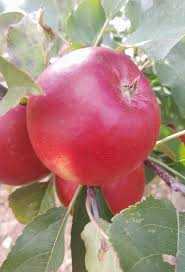
#> input picture apples_tomatoes/test/apples/img_p1_111.jpeg, 185 x 272 px
$ python -i features.py   (imports and definitions only)   (older library calls are emulated)
#> lines starting #> are read from the running program, lines starting #| are printed output that depends on the picture; after the words box and inside, x2 and y2 are one past the last pixel; in counts of white or black regions, pixels touching at a corner belong together
"""Feature extraction utilities for apples vs tomatoes classification."""

from __future__ import annotations

from hashlib import sha1
from pathlib import Path
from typing import Iterable

import cv2
import numpy as np
import pandas as pd
from skimage.feature import graycomatrix, graycoprops
from tqdm import tqdm


CLASS_TO_LABEL = {"apples": 0, "tomatoes": 1}
LABEL_TO_CLASS = {value: key for key, value in CLASS_TO_LABEL.items()}

GLCM_DISTANCES = (1, 2)
GLCM_ANGLES = (0.0, np.pi / 4.0, np.pi / 2.0, 3.0 * np.pi / 4.0)
GLCM_LEVELS = 32


# [31 lines left out: functions _extract_source_prefix, load_dataset, load_train_test, not called in this run]


def _build_shape_mask(image_bgr: np.ndarray) -> np.ndarray:
    """Create binary mask of fruit-like regions for shape descriptors."""
    hsv = cv2.cvtColor(image_bgr, cv2.COLOR_BGR2HSV)

    non_white = ~((hsv[:, :, 1] < 40) & (hsv[:, :, 2] > 180))

    red_1 = cv2.inRange(hsv, (0, 30, 30), (18, 255, 255))
    red_2 = cv2.inRange(hsv, (160, 30, 30), (180, 255, 255))
    green = cv2.inRange(hsv, (20, 20, 20), (95, 255, 255))
    yellow = cv2.inRange(hsv, (8, 20, 20), (45, 255, 255))

    color_mask = (red_1 | red_2 | green | yellow) > 0
    mask = np.where(non_white | color_mask, 255, 0).astype(np.uint8)

    kernel = cv2.getStructuringElement(cv2.MORPH_ELLIPSE, (5, 5))
    mask = cv2.morphologyEx(mask, cv2.MORPH_CLOSE, kernel, iterations=2)
    mask = cv2.morphologyEx(mask, cv2.MORPH_OPEN, kernel, iterations=1)

    num_labels, labels, stats, _ = cv2.connectedComponentsWithStats(mask, connectivity=8)
    if num_labels <= 1:
        return mask

    image_area = image_bgr.shape[0] * image_bgr.shape[1]
    min_area = max(16, int(image_area * 0.01))
    kept = np.zeros_like(mask)
    for label in range(1, num_labels):
        if stats[label, cv2.CC_STAT_AREA] >= min_area:
            kept[labels == label] = 255

    if cv2.countNonZero(kept) == 0:
        largest = 1 + int(np.argmax(stats[1:, cv2.CC_STAT_AREA]))
        kept[labels == largest] = 255
    return kept


def extract_glcm_features(image_bgr: np.ndarray) -> dict[str, float]:
    """Extract 12 GLCM texture features (6 properties x 2 distances)."""
    gray = cv2.cvtColor(image_bgr, cv2.COLOR_BGR2GRAY)
    gray_q = np.clip(gray // (256 // GLCM_LEVELS), 0, GLCM_LEVELS - 1).astype(np.uint8)
    glcm = graycomatrix(
        gray_q,
        distances=list(GLCM_DISTANCES),
        angles=list(GLCM_ANGLES),
        levels=GLCM_LEVELS,
        symmetric=True,
        normed=True,
    )

    feature_values: dict[str, float] = {}
    props = ("contrast", "dissimilarity", "homogeneity", "energy", "correlation", "ASM")
    for prop in props:
        values = graycoprops(glcm, prop)
        for idx, distance in enumerate(GLCM_DISTANCES):
            feature_values[f"glcm_{prop}_d{distance}"] = float(np.mean(values[idx, :]))
    return feature_values


def extract_shape_features(image_bgr: np.ndarray) -> dict[str, float]:
    """Extract shape descriptors based on contour from binary mask."""
    mask = _build_shape_mask(image_bgr)
    contours, _ = cv2.findContours(mask, cv2.RETR_EXTERNAL, cv2.CHAIN_APPROX_SIMPLE)

    h, w = mask.shape
    image_area = float(h * w)
    if not contours:
        return {
            "shape_area_ratio": 0.0,
            "shape_perimeter_norm": 0.0,
            "shape_compactness": 0.0,
            "shape_aspect_ratio": 1.0,
            "shape_extent": 0.0,
            "shape_solidity": 0.0,
            **{f"shape_hu_{idx}": 0.0 for idx in range(1, 8)},
        }

    contour = max(contours, key=cv2.contourArea)
    area = float(cv2.contourArea(contour))
    perimeter = float(cv2.arcLength(contour, True))
    x, y, bw, bh = cv2.boundingRect(contour)
    bbox_area = float(max(1, bw * bh))

    hull = cv2.convexHull(contour)
    hull_area = float(max(1.0, cv2.contourArea(hull)))

    compactness = float((4.0 * np.pi * area) / (perimeter * perimeter + 1e-9))
    aspect_ratio = float(bw / max(1, bh))
    extent = float(area / bbox_area)
    solidity = float(area / hull_area)

    moments = cv2.moments(contour)
    hu = cv2.HuMoments(moments).flatten()
    hu_log = -np.sign(hu) * np.log10(np.abs(hu) + 1e-12)

    features = {
        "shape_area_ratio": float(area / image_area),
        "shape_perimeter_norm": float(perimeter / (2.0 * (h + w))),
        "shape_compactness": compactness,
        "shape_aspect_ratio": aspect_ratio,
        "shape_extent": extent,
        "shape_solidity": solidity,
    }
    for idx, value in enumerate(hu_log, start=1):
        features[f"shape_hu_{idx}"] = float(value)
    return features


def extract_hsv_features(image_bgr: np.ndarray) -> dict[str, float]:
    """Extract HSV color statistics (mean and std per channel)."""
    hsv = cv2.cvtColor(image_bgr, cv2.COLOR_BGR2HSV).astype(np.float32)
    channels = ("h", "s", "v")
    features: dict[str, float] = {}
    for idx, name in enumerate(channels):
        values = hsv[:, :, idx]
        features[f"hsv_{name}_mean"] = float(np.mean(values))
        features[f"hsv_{name}_std"] = float(np.std(values))
    return features


def extract_feature_dict(image_bgr: np.ndarray) -> dict[str, float]:
    """Extract full feature dictionary for a single image."""
    features: dict[str, float] = {}
    features.update(extract_glcm_features(image_bgr))
    features.update(extract_shape_features(image_bgr))
    features.update(extract_hsv_features(image_bgr))
    return features


# [58 lines left out: functions _paths_cache_key, extract_features_matrix, not called in this run]

>>> import cv2
>>> picture = cv2.imread('../apples_tomatoes/test/apples/img_p1_111.jpeg')
#> picture is the input picture: shape (272, 185, 3); mean B, G, R 124.6, 133, 173
>>> result = extract_feature_dict(picture)
#> in extract_glcm_features, `gray_q = np.clip(gray // (256 // GLCM_LEVELS), 0, GLCM_LEVELS - 1).ast..`:
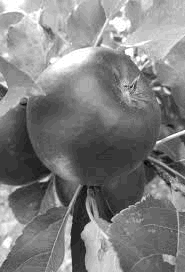
#> gray_q: shape (272, 185); min 4, max 31, mean 17.6; drawn with min black and max white
#> the loop in extract_glcm_features, `for prop in props:` made 6 passes
#> values on passes 1 to 5: [[2.3, 3.62, 1.91, 3.34], [5.59, 3.62, 4.77, 3.34]], [[0.785, 1.02, 0.729, 1], [1.3, 1.02, 1.22, 1]], [[0.714, 0.655, 0.724, 0.656], [0.604, 0.655, 0.613, 0.656]], [[0.136, 0.123, 0.137, 0.122], [0.113, 0.123, 0.114, 0.122]], [[0.964, 0.944, 0.97, 0.948], [0.913, 0.944, 0.926, 0.948]]
#> after the loop in extract_glcm_features, `for prop in props:`: feature_values = 12 items
#> in _build_shape_mask, `non_white = ~((hsv[:, :, 1] < 40) & (hsv[:, :, 2] > 180))`:
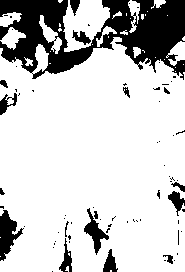
#> non_white: shape (272, 185) bool; 79.6% white; 72 black regions (55 under 20 px), largest, box (x1, y1, x2, y2) and area: (0, 0, 185, 80) 7814, (0, 210, 24, 261) 605, (84, 208, 109, 255) 385
#> in _build_shape_mask, `red_2 = cv2.inRange(hsv, (160, 30, 30), (180, 255, 255))`:
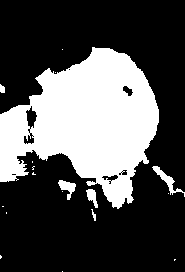
#> red_2: shape (272, 185); 31.2% white; 18 white regions (12 under 20 px), largest, box (x1, y1, x2, y2) and area: (0, 47, 159, 209) 15109, (152, 166, 185, 197) 227, (58, 180, 76, 200) 171, (86, 189, 98, 208) 122, (0, 84, 5, 93) 36, (91, 209, 96, 221) 27
#> in _build_shape_mask, `yellow = cv2.inRange(hsv, (8, 20, 20), (45, 255, 255))`:
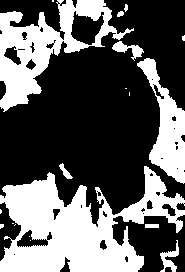
#> yellow: shape (272, 185); 37.5% white; 19 white regions (10 under 20 px), largest, box (x1, y1, x2, y2) and area: (0, 166, 185, 272) 10344, (0, 0, 134, 112) 5267, (137, 58, 185, 184) 2541
#> in _build_shape_mask, `num_labels, labels, stats, _ = cv2.connectedComponentsWithStats(mask, ..`:
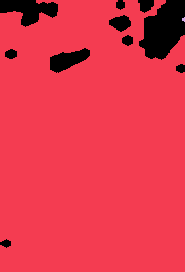
#> labels: shape (272, 185) int32; 3 distinct labels, from 0 to 2; one colour per label, 0 black
#> in _build_shape_mask, `num_labels, labels, stats, _ = cv2.connectedComponentsWithStats(mask, ..`: num_labels = 3; stats = [[0, 0, 185, 248, 4129], [0, 0, 185, 272, 46180], [182, 17, 3, 5, 11]]
#> in extract_shape_features, `contours, _ = cv2.findContours(mask, cv2.RETR_EXTERNAL, cv2.CHAIN_APPR..`: contours = 1 contour; box (x1, y1, x2, y2) and area: (0, 0, 185, 272) 46621
#> in extract_shape_features, `contour = max(contours, key=cv2.contourArea)`: contour = contour of 226 points, box (x1, y1, x2, y2) (0, 0, 185, 272), area 46621
#> in extract_shape_features, `area = float(cv2.contourArea(contour))`: area = 46621
#> in extract_shape_features, `perimeter = float(cv2.arcLength(contour, True))`: perimeter = 1158.9
#> in extract_shape_features, `x, y, bw, bh = cv2.boundingRect(contour)`: x = 0; bw = 185; bh = 272
#> in extract_shape_features, `bbox_area = float(max(1, bw * bh))`: bbox_area = 50320
#> in extract_shape_features, `hull = cv2.convexHull(contour)`: hull = [[165, 0], [184, 35], [184, 271], [0, 271], [0, 13], [36, 0]]
#> in extract_shape_features, `hull_area = float(max(1.0, cv2.contourArea(hull)))`: hull_area = 49297.5
#> in extract_shape_features, `compactness = float((4.0 * np.pi * area) / (perimeter * perimeter + 1e..`: compactness = 0.436
#> in extract_shape_features, `aspect_ratio = float(bw / max(1, bh))`: aspect_ratio = 0.68
#> in extract_shape_features, `extent = float(area / bbox_area)`: extent = 0.926
#> in extract_shape_features, `solidity = float(area / hull_area)`: solidity = 0.946
#> in extract_shape_features, `moments = cv2.moments(contour)`: moments = moments, m00 46621, centre m10/m00, m01/m00 = (90.1, 143)
#> in extract_shape_features, `hu = cv2.HuMoments(moments).flatten()`: hu = [0.177, 0.00397, 5.92e-05, 9.88e-07, 2.89e-12, 3.7e-08, 6.98e-12]
#> in extract_shape_features, `hu_log = -np.sign(hu) * np.log10(np.abs(hu) + 1e-12)`: hu_log = [0.751, 2.4, 4.23, 6.01, 11.41, 7.43, 11.1]
#> in extract_shape_features, `features = { "shape_area_ratio": float(area / image_area), "shape_peri..`: features = {'shape_area_ratio': 0.926, 'shape_perimeter_norm': 1.27, 'shape_compactness': 0.436, 'shape_aspect_ratio': 0.68, 'shape_extent': 0.926, 'shape_solidity': 0.946}
#> the loop in extract_shape_features, `for idx, value in enumerate(hu_log, start=1):` made 7 passes
#> value on passes 1 to 7: 0.751, 2.4, 4.23, 6.01, 11.41, 7.43, 11.1
#> after the loop in extract_shape_features, `for idx, value in enumerate(hu_log, start=1):`: features = 13 items
#> in extract_hsv_features, `hsv = cv2.cvtColor(image_bgr, cv2.COLOR_BGR2HSV).astype(np.float32)`:
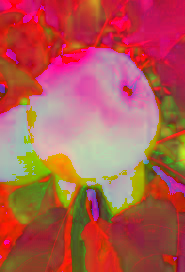
#> hsv: shape (272, 185, 3) float32; mean B, G, R 81, 88.8, 177.8
#> the loop in extract_hsv_features, `for idx, name in enumerate(channels):` made 3 passes
#> pass 3, in extract_hsv_features, `values = hsv[:, :, idx]`:
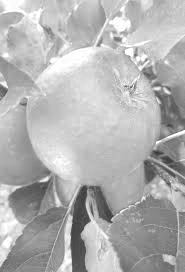
#> values: shape (272, 185) float32; min 53, max 255, mean 177.8
#> after the loop in extract_hsv_features, `for idx, name in enumerate(channels):`: features = {'hsv_h_mean': 81.01, 'hsv_h_std': 67, 'hsv_s_mean': 88.83, 'hsv_s_std': 60.23, 'hsv_v_mean': 177.8, 'hsv_v_std': 39.63}
#> result = 31 items

$ run again, on apples_tomatoes/test/apples/img_p1_139.jpeg
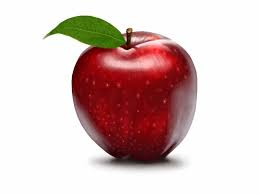
#> input picture apples_tomatoes/test/apples/img_p1_139.jpeg, 259 x 194 px
#> picture is the input picture: shape (194, 259, 3); mean B, G, R 191.4, 193.7, 216.3
#> the loop in extract_glcm_features, `for prop in props:` made 6 passes
#> values on passes 1 to 6: [[1.74, 3.05, 1.98, 3.21], [4.44, 3.05, 5.3, 3.21]], [[0.325, 0.491, 0.389, 0.504], [0.567, 0.491, 0.69, 0.504]], [[0.898, 0.862, 0.883, 0.86], [0.857, 0.862, 0.843, 0.86]], [[0.671, 0.667, 0.67, 0.667], [0.666, 0.667, 0.664, 0.667]], [[0.992, 0.986, 0.991, 0.985], [0.98, 0.986, 0.976, 0.985]], [[0.45, 0.445, 0.449, 0.445], [0.444, 0.445, 0.441, 0.445]]
#> after the loop in extract_glcm_features, `for prop in props:`: feature_values = 12 items
#> in _build_shape_mask, `non_white = ~((hsv[:, :, 1] < 40) & (hsv[:, :, 2] > 180))`:
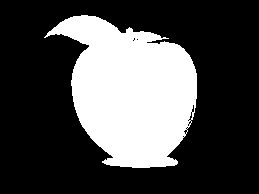
#> non_white: shape (194, 259) bool; 29.6% white; 1 white region, box (x1, y1, x2, y2) and area: (44, 15, 197, 168) 14872
#> red_1: shape (194, 259); 4.8% white; 105 white regions (86 under 20 px), largest, box (x1, y1, x2, y2) and area: (87, 27, 161, 62) 686, (103, 56, 165, 73) 550, (112, 155, 169, 165) 248
#> red_2: shape (194, 259); 20.5% white; 15 white regions (12 under 20 px), largest, box (x1, y1, x2, y2) and area: (72, 40, 197, 163) 10157, (132, 37, 143, 48) 72, (144, 32, 152, 36) 21
#> green: shape (194, 259); 3.5% white; 3 white regions (2 under 20 px), largest, box (x1, y1, x2, y2) and area: (45, 15, 127, 48) 1754
#> yellow: shape (194, 259); 3.6% white; 5 white regions (3 under 20 px), largest, box (x1, y1, x2, y2) and area: (45, 15, 135, 49) 1736, (161, 159, 172, 164) 42
#> color_mask: shape (194, 259) bool; 28.9% white; 1 white region, box (x1, y1, x2, y2) and area: (45, 15, 197, 165) 14525
#> labels: shape (194, 259) int32; values 0 (black) and 1 (white), 30.2% white; 1 white region
#> num_labels = 2; stats = [[0, 0, 259, 194, 35047], [46, 15, 151, 153, 15199]]
#> contours = 1 contour; box (x1, y1, x2, y2) and area: (46, 15, 197, 168) 14952
#> contour = contour of 243 points, box (x1, y1, x2, y2) (46, 15, 197, 168), area 14952
#> area = 14952.5
#> perimeter = 563.5
#> x = 46; y = 15; bw = 151; bh = 153
#> bbox_area = 23103
#> hull = contour of 35 points, box (x1, y1, x2, y2) (46, 15, 197, 168), area 16574
#> hull_area = 16574.5
#> compactness = 0.592
#> aspect_ratio = 0.987
#> extent = 0.647
#> solidity = 0.902
#> moments = moments, m00 14952.5, centre m10/m00, m01/m00 = (130.4, 90.53)
#> hu = [0.175, 0.00257, 0.000539, 4.56e-05, 6.81e-09, 1.6e-06, 2.2e-09]
#> hu_log = [0.757, 2.59, 3.27, 4.34, 8.17, 5.79, 8.66]
#> in extract_shape_features, `features = { "shape_area_ratio": float(area / image_area), "shape_peri..`: features = {'shape_area_ratio': 0.298, 'shape_perimeter_norm': 0.622, 'shape_compactness': 0.592, 'shape_aspect_ratio': 0.987, 'shape_extent': 0.647, 'shape_solidity': 0.902}
#> the loop in extract_shape_features, `for idx, value in enumerate(hu_log, start=1):` made 7 passes
#> value on passes 1 to 7: 0.757, 2.59, 3.27, 4.34, 8.17, 5.79, 8.66
#> after the loop in extract_shape_features, `for idx, value in enumerate(hu_log, start=1):`: features = 13 items
#> the loop in extract_hsv_features, `for idx, name in enumerate(channels):` made 3 passes
#> pass 3, in extract_hsv_features, `values = hsv[:, :, idx]`:
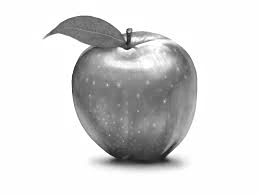
#> values: shape (194, 259) float32; min 24, max 255, mean 217.8
#> after the loop in extract_hsv_features, `for idx, name in enumerate(channels):`: features = {'hsv_h_mean': 46.54, 'hsv_h_std': 74.18, 'hsv_s_mean': 55.04, 'hsv_s_std': 93.02, 'hsv_v_mean': 217.8, 'hsv_v_std': 59.2}
#> result = 31 items

$ run again, on apples_tomatoes/test/apples/img_p1_14.jpeg
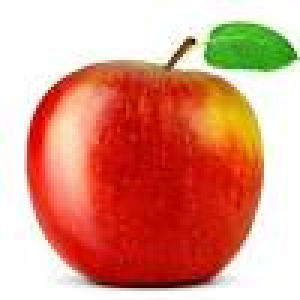
#> input picture apples_tomatoes/test/apples/img_p1_14.jpeg, 100 x 100 px (shown 3 times larger)
#> picture is the input picture: shape (100, 100, 3); mean B, G, R 132.2, 152.2, 221.5
#> the loop in extract_glcm_features, `for prop in props:` made 6 passes
#> values on passes 1 to 6: [[4.4, 9.52, 5.52, 7.71], [11.82, 9.52, 14.6, 7.71]], [[0.856, 1.24, 0.865, 1.18], [1.49, 1.24, 1.52, 1.18]], [[0.744, 0.697, 0.762, 0.692], [0.662, 0.697, 0.677, 0.692]], [[0.389, 0.375, 0.388, 0.375], [0.373, 0.375, 0.368, 0.375]], [[0.978, 0.952, 0.972, 0.961], [0.94, 0.952, 0.926, 0.961]], [[0.151, 0.14, 0.15, 0.141], [0.139, 0.14, 0.136, 0.141]]
#> after the loop in extract_glcm_features, `for prop in props:`: feature_values = 12 items
#> non_white: shape (100, 100) bool; 56.6% white; 1 black region, box (x1, y1, x2, y2) and area: (0, 0, 100, 100) 4343
#> red_1: shape (100, 100); 48.9% white; 1 white region, box (x1, y1, x2, y2) and area: (8, 12, 88, 96) 4889
#> red_2: shape (100, 100); 0.54% white in thin lines or dots, all inside (x1, y1, x2, y2) = (8, 49, 82, 96)
#> green: shape (100, 100); 8.6% white; 18 white regions (15 under 20 px), largest, box (x1, y1, x2, y2) and area: (61, 6, 100, 26) 565, (70, 28, 91, 57) 234, (43, 17, 57, 23) 32
#> yellow: shape (100, 100); 13.8% white; 20 white regions (19 under 20 px), largest, box (x1, y1, x2, y2) and area: (16, 10, 91, 80) 1306
#> color_mask: shape (100, 100) bool; 58.8% white; 3 black regions (1 under 20 px), largest, box (x1, y1, x2, y2) and area: (0, 0, 100, 100) 4103, (60, 17, 67, 23) 21
#> labels: shape (100, 100) int32; values 0 (black) and 1 (white), 61% white; 2 black regions
#> num_labels = 2; stats = [[0, 0, 100, 100, 3902], [8, 6, 92, 94, 6098]]
#> contours = 1 contour; box (x1, y1, x2, y2) and area: (8, 6, 100, 100) 5946
#> contour = contour of 152 points, box (x1, y1, x2, y2) (8, 6, 100, 100), area 5946
#> area = 5946.5
#> perimeter = 336.2
#> x = 8; y = 6; bw = 92; bh = 94
#> bbox_area = 8648
#> hull = contour of 23 points, box (x1, y1, x2, y2) (8, 6, 100, 100), area 6418
#> hull_area = 6417.5
#> compactness = 0.661
#> aspect_ratio = 0.979
#> extent = 0.688
#> solidity = 0.927
#> moments = moments, m00 5946.5, centre m10/m00, m01/m00 = (51.5, 53.27)
#> hu = [0.174, 0.00179, 0.000674, 5.72e-05, 1.12e-08, 2.36e-06, -6.61e-10]
#> hu_log = [0.76, 2.75, 3.17, 4.24, 7.95, 5.63, -9.18]
#> in extract_shape_features, `features = { "shape_area_ratio": float(area / image_area), "shape_peri..`: features = {'shape_area_ratio': 0.595, 'shape_perimeter_norm': 0.841, 'shape_compactness': 0.661, 'shape_aspect_ratio': 0.979, 'shape_extent': 0.688, 'shape_solidity': 0.927}
#> the loop in extract_shape_features, `for idx, value in enumerate(hu_log, start=1):` made 7 passes
#> value on passes 1 to 7: 0.76, 2.75, 3.17, 4.24, 7.95, 5.63, -9.18
#> after the loop in extract_shape_features, `for idx, value in enumerate(hu_log, start=1):`: features = 13 items
#> the loop in extract_hsv_features, `for idx, name in enumerate(channels):` made 3 passes
#> pass 3, in extract_hsv_features, `values = hsv[:, :, idx]`:
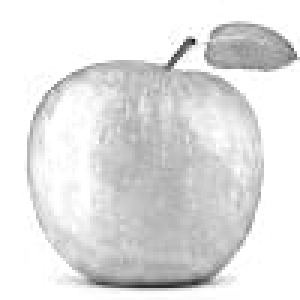
#> values: shape (100, 100) float32 (shown 3 times larger); min 17, max 255, mean 226.1
#> after the loop in extract_hsv_features, `for idx, name in enumerate(channels):`: features = {'hsv_h_mean': 25.58, 'hsv_h_std': 43.22, 'hsv_s_mean': 119, 'hsv_s_std': 108.9, 'hsv_v_mean': 226.1, 'hsv_v_std': 34.57}
#> result = 31 items
